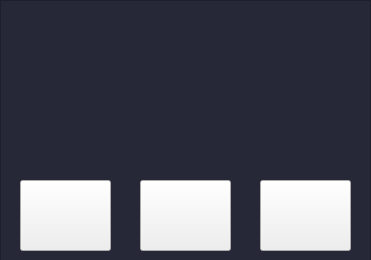
<?xml version="1.0" encoding="UTF-8"?>
<ui version="4.0">
 <class>StopWidget</class>
 <widget class="QWidget" name="StopWidget">
  <property name="geometry">
   <rect>
    <x>0</x>
    <y>0</y>
    <width>371</width>
    <height>260</height>
   </rect>
  </property>
  <property name="minimumSize">
   <size>
    <width>0</width>
    <height>0</height>
   </size>
  </property>
  <property name="maximumSize">
   <size>
    <width>16777215</width>
    <height>16777215</height>
   </size>
  </property>
  <property name="windowTitle">
   <string>Form</string>
  </property>
  <widget class="QListView" name="listView">
   <property name="geometry">
    <rect>
     <x>0</x>
     <y>0</y>
     <width>371</width>
     <height>261</height>
    </rect>
   </property>
   <property name="minimumSize">
    <size>
     <width>0</width>
     <height>0</height>
    </size>
   </property>
   <property name="maximumSize">
    <size>
     <width>16777215</width>
     <height>16777215</height>
    </size>
   </property>
   <property name="styleSheet">
    <string notr="true">background-color:rgb(38,40,55)</string>
   </property>
  </widget>
  <widget class="QLabel" name="Label_StopIcon1">
   <property name="geometry">
    <rect>
     <x>0</x>
     <y>0</y>
     <width>91</width>
     <height>101</height>
    </rect>
   </property>
   <property name="styleSheet">
    <string notr="true">border-image: url(:/resource/image/windows/stopIcon01.png);</string>
   </property>
   <property name="text">
    <string/>
   </property>
  </widget>
  <widget class="QLabel" name="Label_StopIcon2">
   <property name="geometry">
    <rect>
     <x>100</x>
     <y>10</y>
     <width>251</width>
     <height>81</height>
    </rect>
   </property>
   <property name="styleSheet">
    <string notr="true">border-image: url(:/resource/image/windows/stopIcon02.png);</string>
   </property>
   <property name="text">
    <string/>
   </property>
  </widget>
  <widget class="QPushButton" name="PushButton_BackToHall">
   <property name="geometry">
    <rect>
     <x>20</x>
     <y>180</y>
     <width>91</width>
     <height>71</height>
    </rect>
   </property>
   <property name="styleSheet">
    <string notr="true">border-image: url(:/resource/image/windows/close.png);</string>
   </property>
   <property name="text">
    <string/>
   </property>
  </widget>
  <widget class="QPushButton" name="PushButton_Continue">
   <property name="geometry">
    <rect>
     <x>140</x>
     <y>180</y>
     <width>91</width>
     <height>71</height>
    </rect>
   </property>
   <property name="styleSheet">
    <string notr="true">border-image: url(:/resource/image/windows/startButton.png);</string>
   </property>
   <property name="text">
    <string/>
   </property>
  </widget>
  <widget class="QPushButton" name="PushButton_Setting">
   <property name="geometry">
    <rect>
     <x>260</x>
     <y>180</y>
     <width>91</width>
     <height>71</height>
    </rect>
   </property>
   <property name="styleSheet">
    <string notr="true">border-image: url(:/resource/image/windows/setting.png);</string>
   </property>
   <property name="text">
    <string/>
   </property>
  </widget>
  <zorder>listView</zorder>
  <zorder>Label_StopIcon1</zorder>
  <zorder>Label_StopIcon2</zorder>
  <zorder>PushButton_Continue</zorder>
  <zorder>PushButton_Setting</zorder>
  <zorder>PushButton_BackToHall</zorder>
 </widget>
 <resources/>
 <connections/>
</ui>
